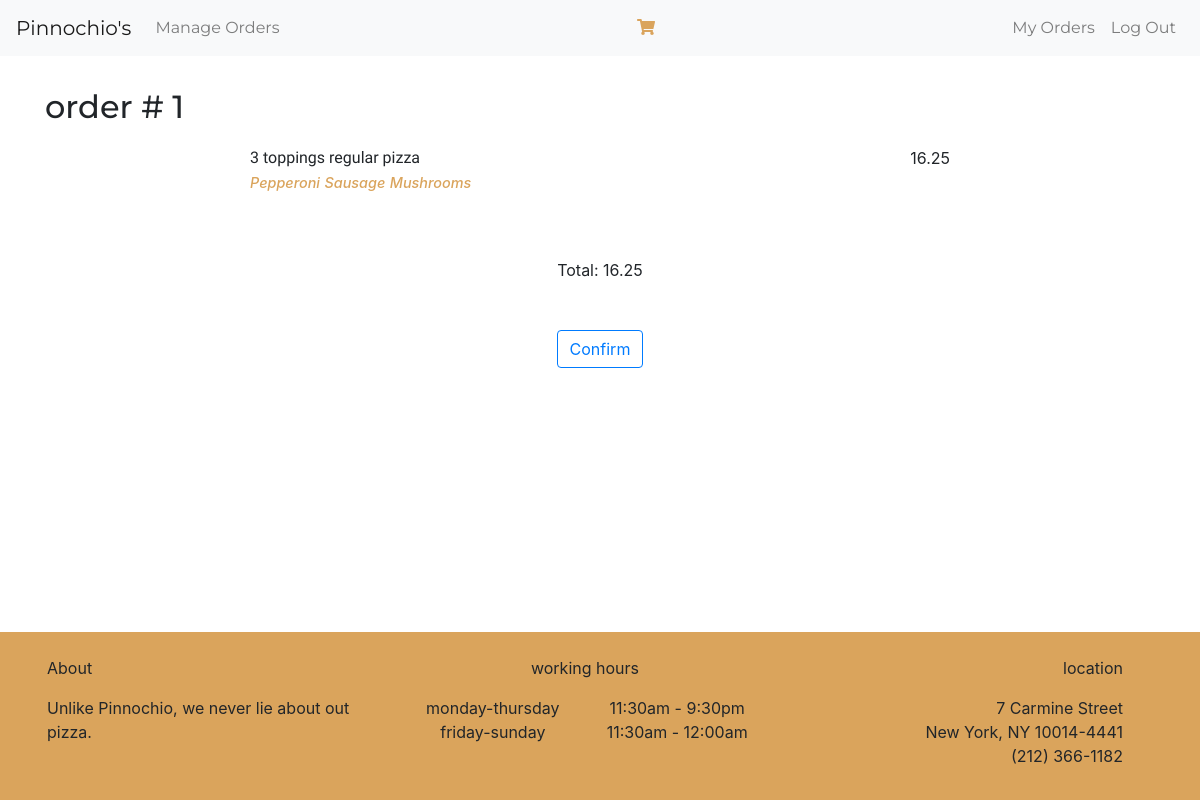
/order_summary (signed in), run on an earlier commit of the app's database.
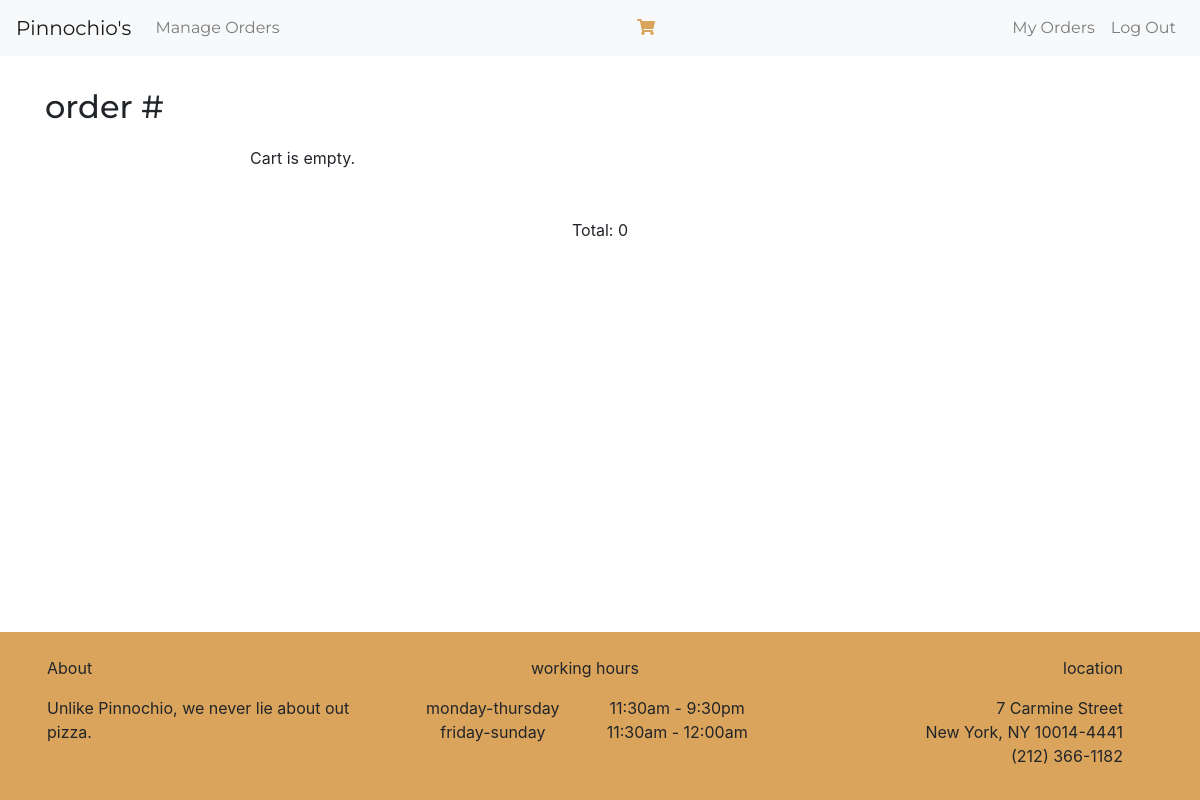
And on a later commit of the database.
### orders/models.py (models this page shows, shortened)
class Cart (models.Model):
    order_id= models.ForeignKey(Order, on_delete=models.CASCADE, related_name="order_id")
    user=models.CharField(max_length=64)
    cart_item=models.CharField(max_length=64)
    toppings=models.ManyToManyField(Toppings, blank=True, related_name="cart_toppings")
    extras=models.ManyToManyField(Extra,blank=True, related_name="cart_extra")
    item_price=models.DecimalField(max_digits=4, decimal_places=2)

class Order (models.Model):
    user=models.ForeignKey(User, on_delete=models.CASCADE, related_name="user")
    order_total=models.DecimalField(max_digits=8,decimal_places=2, default=0.00)
    status=models.CharField(max_length=64, default="Initiated")
    time=models.DateTimeField(blank=True, null=True)

class Toppings(models.Model):
    name= models.CharField(max_length=64)
    def __str__(self):
        return f"{self.name}"

### orders/views.py (the view, shortened to what this page needs)
# urls.py: path("order_summary", views.order_summary, name="order_summary"),
@login_required(login_url="login") #only logged in users can access this orders url.
def order_summary(request):
    if request.user.is_authenticated:
        user=request.user
        order=Order.objects.get(user=user, status="Initiated")
        order_id=order.id
        try:
            cart_items=Cart.objects.all().filter(order_id=order)
        except:
            cart_items=[]
            grand_total=0
        else:
            print("Success!")
            grand_total=0
            for item in cart_items:
                grand_total+=item.item_price
                print(grand_total)
            print(grand_total)
    return render(request, "orders/order_summary.html", {"cart_items": cart_items, "grandtotal":grand_total})

### orders/templates/orders/order_summary.html (shortened to what this page needs)
{% extends "orders/base.html" %}
{% block body %}
    <div class="container my-3">
        {% if user.is_authenticated %}
            <div class="header"><h2> order # {{cart_items.0.order_id.id}}</h2></div>
            <div class="cart">
                {% for item in cart_items %}
                    <div class="row pb-3" data-aos="fade-up">
                        <div class="col">
                            <div><p>{{ item.cart_item }}</p></div>
                            <div>
                                {% for topping in item.toppings.all %}
                                    <span class="toppings">{{topping}}</span>
                                {% empty %}
                                    {% for extra in item.extras.all %}
                                        <span class="extras">{{extra}}</span>
                                    {% endfor %}
                                {% endfor %}
                            </div>
                        </div>
                        <div class="col text-right">{{ item.item_price }}</div>
                    </div>
                {% empty %}
                    <div><span> Cart is empty. </span></div>
                {% endfor %}
                <div class="d-flex justify-content-center my-5"><div><span>Total: {{grandtotal}}</span></div></div>
                {% if cart_items.count %}
                    <div class="d-flex justify-content-center">
                        <form action="{% url 'order_view' %}" method="POST">
                            <button class="btn btn-outline-primary" type="submit">Confirm</button>
                        </form>
                    </div>
                {% endif %}
            </div>
        {% endif %}
    </div>
{% endblock %}

What changed in the data, as far as the page shows it:
removed Cart: order_id "1", cart_item "3 toppings regular pizza", item_price "16.25"
no longer on this page (row unchanged): Toppings: name "Pepperoni"
no longer on this page (row unchanged): Toppings: name "Sausage"
no longer on this page (row unchanged): Toppings: name "Mushrooms"
Also different on the page:
{{ grandtotal }}: "16.25" → "0"
text no longer shown: "Confirm"
text now shown: "Cart is empty."
